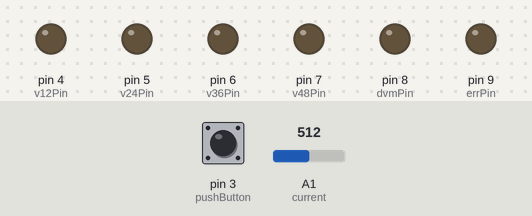
This program was run on a simulated Arduino Nano, built with avr-gcc and run on an emulated ATmega328P. Shown: output pins drawn as LEDs (lit = HIGH). Dashed ring = blinking. The inputs (shaded band) are chosen by the test bench; at power-on: pin 3 (pushButton) LOW, A1 (current) = 512.

Above: at 1.2 s.
1.3 s: pin 3 (pushButton) pulled HIGH for 0.15 s
At 2.4 s:
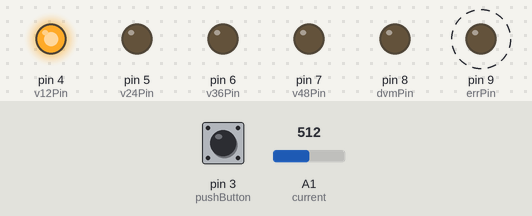
4.4 s: pin 3 (pushButton) pulled HIGH for 1 s
At 6.4 s:
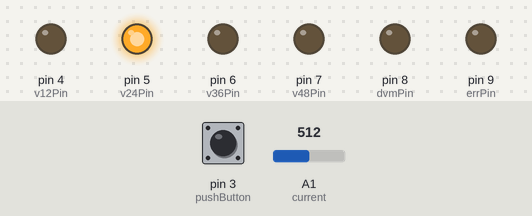
7.4 s: pin 3 (pushButton) pulled HIGH for 3.2 s
At 9.6 s:
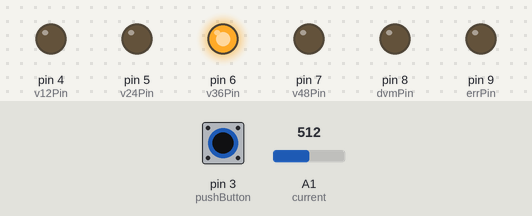
12.1 s: pin 3 (pushButton) pulled HIGH for 3.2 s
At 15.7 s:
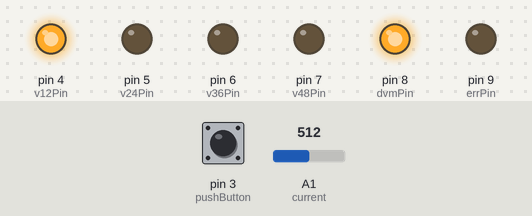
Timing chart, 0 to 26.2 s (numbered marks = the images above; inputs shaded):
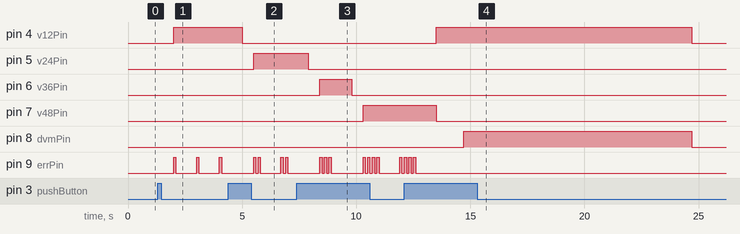

Measured:
- after the input at 1.3 s, pin 4 (v12Pin): LOW → HIGH after 0.70 s; pin 9 (errPin): alternates HIGH for 0.10 s and LOW for 0.90 s, starting after 0.70 s
- after the input at 4.4 s, pin 4 (v12Pin): HIGH → LOW after 0.60 s; pin 5 (v24Pin): LOW → HIGH after 1.1 s
- after the input at 7.4 s, pin 5 (v24Pin): HIGH → LOW after 0.50 s; pin 6 (v36Pin): LOW → HIGH after 1.0 s, → LOW 1.4 s later; pin 7 (v48Pin): LOW → HIGH after 2.9 s
- after the input at 12.1 s, pin 4 (v12Pin): LOW → HIGH after 1.4 s, → LOW 11.2 s later; pin 7 (v48Pin): HIGH → LOW after 1.4 s; pin 8 (dvmPin): LOW → HIGH after 2.6 s, → LOW 10.0 s later; pin 9 (errPin): goes on until 12.6 s, then stays LOW

The program:

main.cpp
```cpp
/*Zener Diode Tester, ver.8, tested
Arduino Nano, LM317
Software by Kamil Zachej, SK
remake 2024
function Serial() used just for debugg
*/

#include <Arduino.h>

int value;
int currentvalue;
int maxvalue;                                              //value selected from 10 conseqent meassurement reading
int start = LOW;                                           //digital reading of button START
const int pushButton = 3;
byte current = A1;
bool on = true;
bool error = false;
bool buttonState = false;
unsigned long startMillis;
unsigned long currentMillis;
const unsigned long period = 2000;                          //time limit to enter service mode after switched on
const int v12Pin=4;
const int v24Pin=5;
const int v36Pin=6;
const int v48Pin=7;
const int dvmPin=8;
const int errPin=9;

void readCurrent() {                                         //function read current 10x, define max value
  maxvalue = 0;
  for (int i = 0; i<10; i++){
    currentvalue = analogRead(current);
    delay(100);
      if (maxvalue <= currentvalue)
      {
        maxvalue = currentvalue;
        }
        else{
        maxvalue = maxvalue;
        }
        value = maxvalue;
  }
}

void flash(int a){                                              //function blink for service mode
  for (int i=0; i<a; i++){
        digitalWrite(errPin, HIGH);
        delay(100);
        digitalWrite(errPin, LOW);
        delay(100);
      }
  delay(800);
}

void service(){                                                 //service mode
      digitalWrite(v12Pin, HIGH);
      Serial.println("Service Mode 12V");
         do{
            flash(1);                                           //blinking LED function 1 time for the first step of srvice
            start = digitalRead(pushButton);
          }while (start != HIGH);
            digitalWrite(v12Pin, LOW);
            delay(500);
            digitalWrite(v24Pin, HIGH);
            Serial.println("Service Mode 24V");
         do{
            flash(2);
            start = digitalRead(pushButton);
          }while (start != HIGH);
            digitalWrite(v24Pin, LOW);
            delay(500);
            digitalWrite(v36Pin, HIGH);
            //flash(3);
            Serial.println("Service Mode 36V");
        do{
            flash(3);
            start = digitalRead(pushButton);
          }while (start != HIGH);
            digitalWrite(v36Pin, LOW);
            delay(500);
            digitalWrite(v48Pin, HIGH);
            //flash(4);
            Serial.println("Service Mode 48V");
        do{
            flash(4);
            start = digitalRead(pushButton);
          }while (start != HIGH);
            digitalWrite(v48Pin, LOW);
            Serial.println("End of Service Mode");
            on = false;
}

void connectDvm(){                                               //function for connecting voltmeter for 10s.
                digitalWrite(dvmPin, HIGH);
                delay(10000);
                digitalWrite(dvmPin, LOW);
}

void setup() {
pinMode(v12Pin, OUTPUT);
pinMode(v24Pin, OUTPUT);
pinMode(v36Pin, OUTPUT);
pinMode(v48Pin, OUTPUT);
pinMode(dvmPin, OUTPUT);
pinMode(pushButton,INPUT);
pinMode(errPin, OUTPUT);
startMillis = millis();                                            //start time check
digitalWrite(errPin, LOW);
Serial.println("Tester ready - push button START");
}

void loop() {
  if (on == true){                                                 //if service mode activated - enter to service mode
       do  {
           currentMillis = millis();
           start = digitalRead(pushButton);
              if (start == HIGH) {
                  buttonState = true;
                  }
       }
       while ((unsigned long)(currentMillis - startMillis < period));
              if (buttonState == true) {
                  service();
                  }
  }

  do{
     start = digitalRead(pushButton);
     }while (start != HIGH);
        digitalWrite(errPin, LOW);
        digitalWrite(v12Pin, HIGH);                                //meassurement voltage 12V and current 20mA
        delay(200);
        Serial.println("Set for 12V");
            readCurrent();
            if (value > 60) {                                      //test if current through Zener diode is present
                connectDvm();
                Serial.println("DVM zapojeny na 12V");
                digitalWrite(v12Pin, LOW);
                }
            else {                                                  //if current is not present
                digitalWrite(v12Pin, LOW);                          //disconnect 12V
                delay(500);                                         //delay between two relays activity
                digitalWrite(v24Pin, HIGH);                         //connect 24V and current 10mA
                Serial.println("Set for 24V");

                readCurrent();
                if (value > 25) {
                    connectDvm();
                    Serial.println("DVM set for 24V");
                    digitalWrite(v24Pin, LOW);
                   }
                else {
                    digitalWrite(v24Pin, LOW);
                    delay(500);
                    digitalWrite(v36Pin, HIGH);
                    Serial.println("Set for 36V");

                    readCurrent();
                    if (value > 15) {
                        connectDvm();
                        Serial.println("DVM set for 36V");
                        digitalWrite(v36Pin, LOW);
                      }
                   else {
                        digitalWrite(v36Pin, LOW);
                        delay(500);
                        digitalWrite(v48Pin, HIGH);
                        Serial.println("Set for 48V");
                        readCurrent();
                        if (value > 8)  {
                            connectDvm();
                            Serial.println("DVM set for 48V");
                            digitalWrite(v48Pin, LOW);
                        }
                        else {                                       //error, if current was not detected under all voltages
                            digitalWrite(v48Pin, LOW);
                            digitalWrite(errPin, HIGH);
                            error = true;
                            Serial.println("ERROR");
                        }
                     }
                 }
             }

}
```
